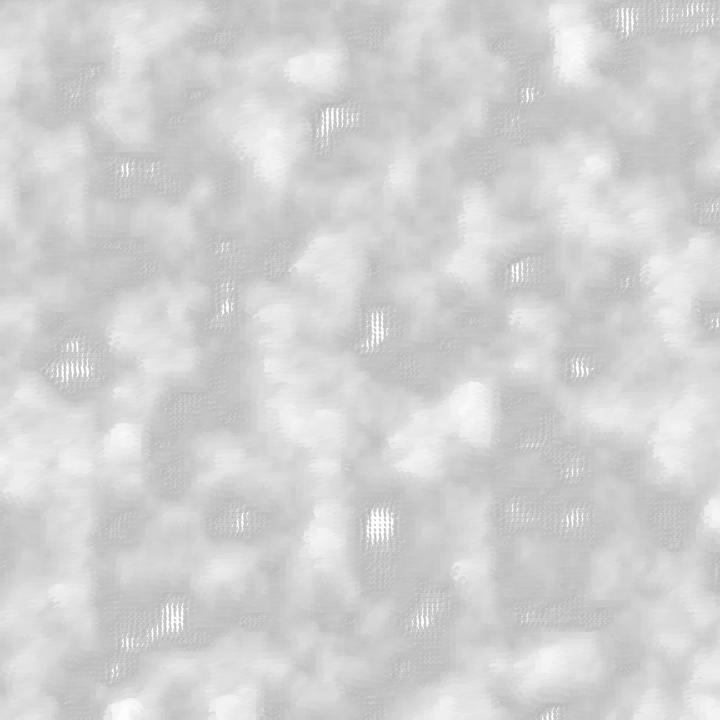
Frame 1 (no input)
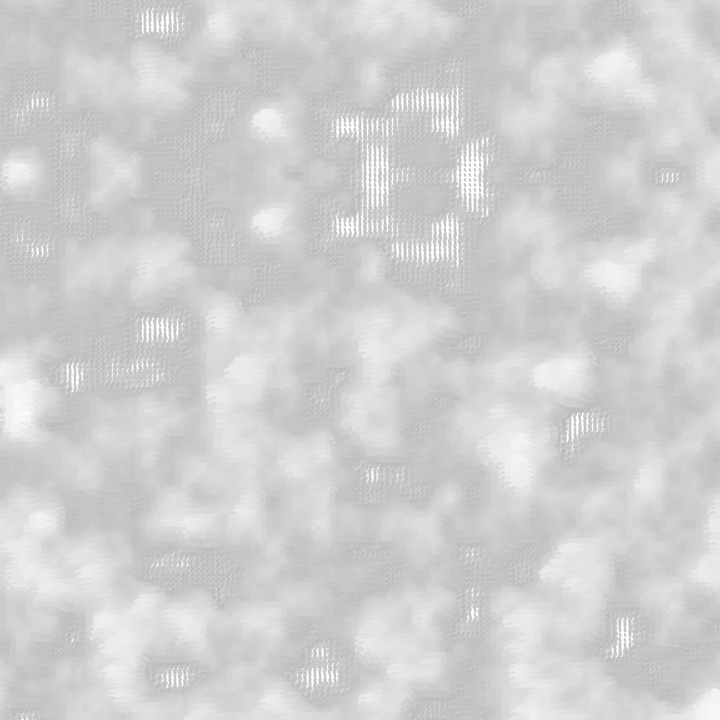
Frame 60 (the mouse pressed at the canvas centre just before this capture)
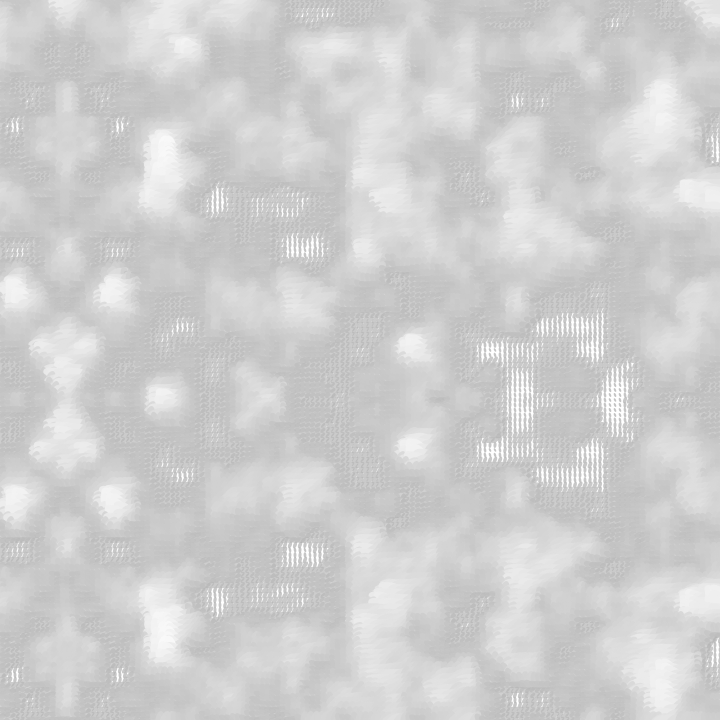
Frame 120 (the mouse held since frame 60 and released just before this capture)

The Processing sketch that drew these frames (run headless with seeded random() and noise(); from frame 60 on, the mouse is pressed at the canvas centre):

// Processing sketch: generative_4
// ── generative_4.pde
float xStart, xNoise, yStart, yNoise;
float xStartNoise, yStartNoise;

void setup() {
  size(720,720);
  background(0);
  frameRate(30);
  xStart = random(10);
  yStart = random(10);
  xStartNoise = random(20);
  yStartNoise = random(20);
}

void draw () {
  background(255);
  xStart += 0.01;
  yStart += 0.01;
  xStartNoise += 0.01;
  yStartNoise += 0.01;
  xStart += (noise(xStartNoise) * 0.5) - 0.25;
  yStart += (noise(yStartNoise) * 0.5) - 0.25;
  xNoise = xStart;
  yNoise = yStart;
  for (int y = 0; y <= height; y+=5) {
    yNoise += 0.1;
    xNoise = xStart;
    for (int x = 0; x <= width; x+=5) {
      xNoise += 0.1;
      drawPoint(x, y, noise(xNoise, yNoise));
    }
  }
}

void drawPoint(float x, float y, float noiseFactor) {
  pushMatrix();
  translate(x,y);
  rotate(noiseFactor * radians(540));
  noStroke();
  float edgeSize = noiseFactor * 35;
  float grey = 150 + (noiseFactor * 120);
  float alph = 150 + (noiseFactor * 120);
  fill(grey, alph);
  ellipse(0,0, edgeSize, edgeSize/2);
  popMatrix();
}
